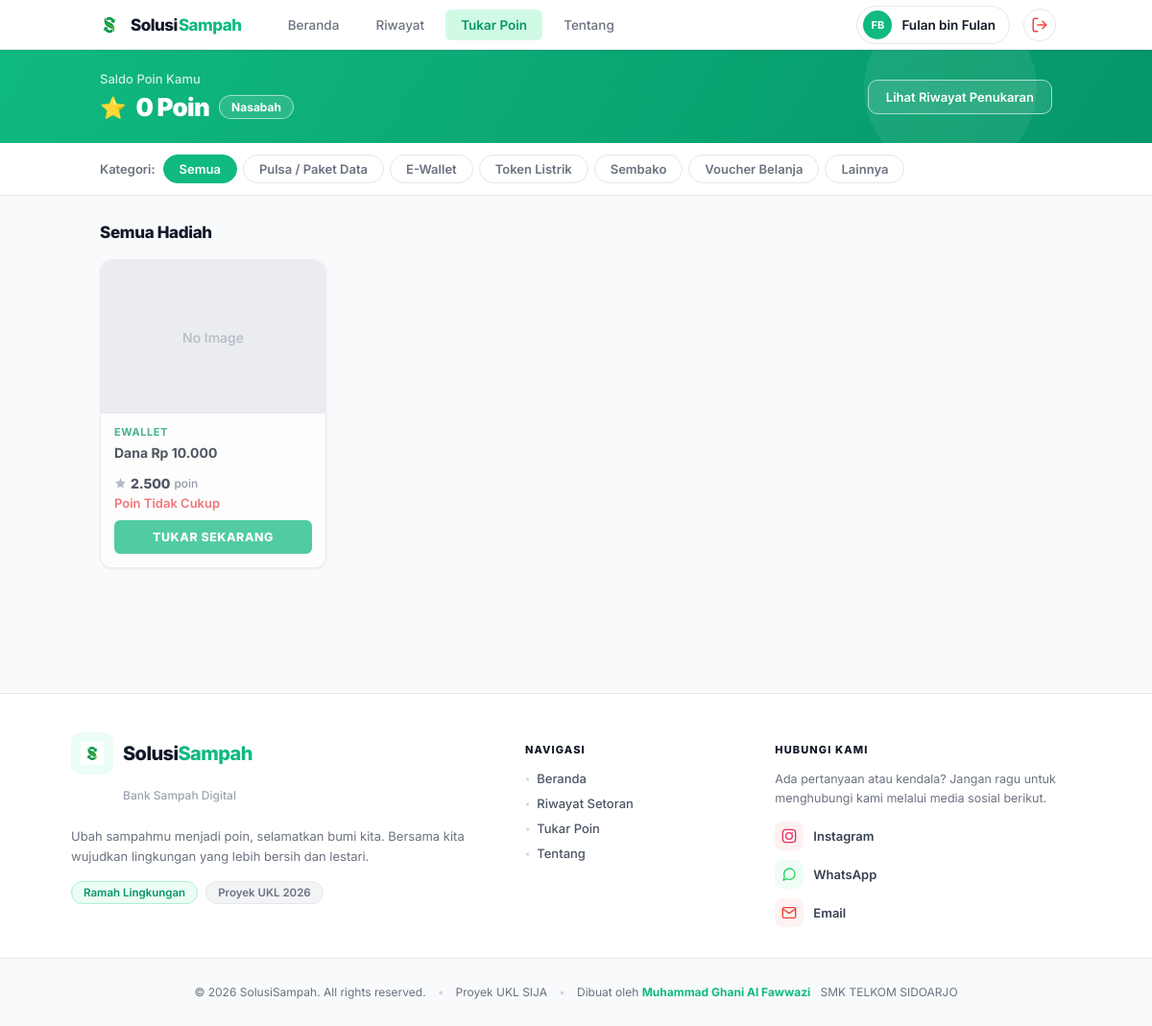
Before: /nasabah/tukar_poin.php (signed in) with the older database file.
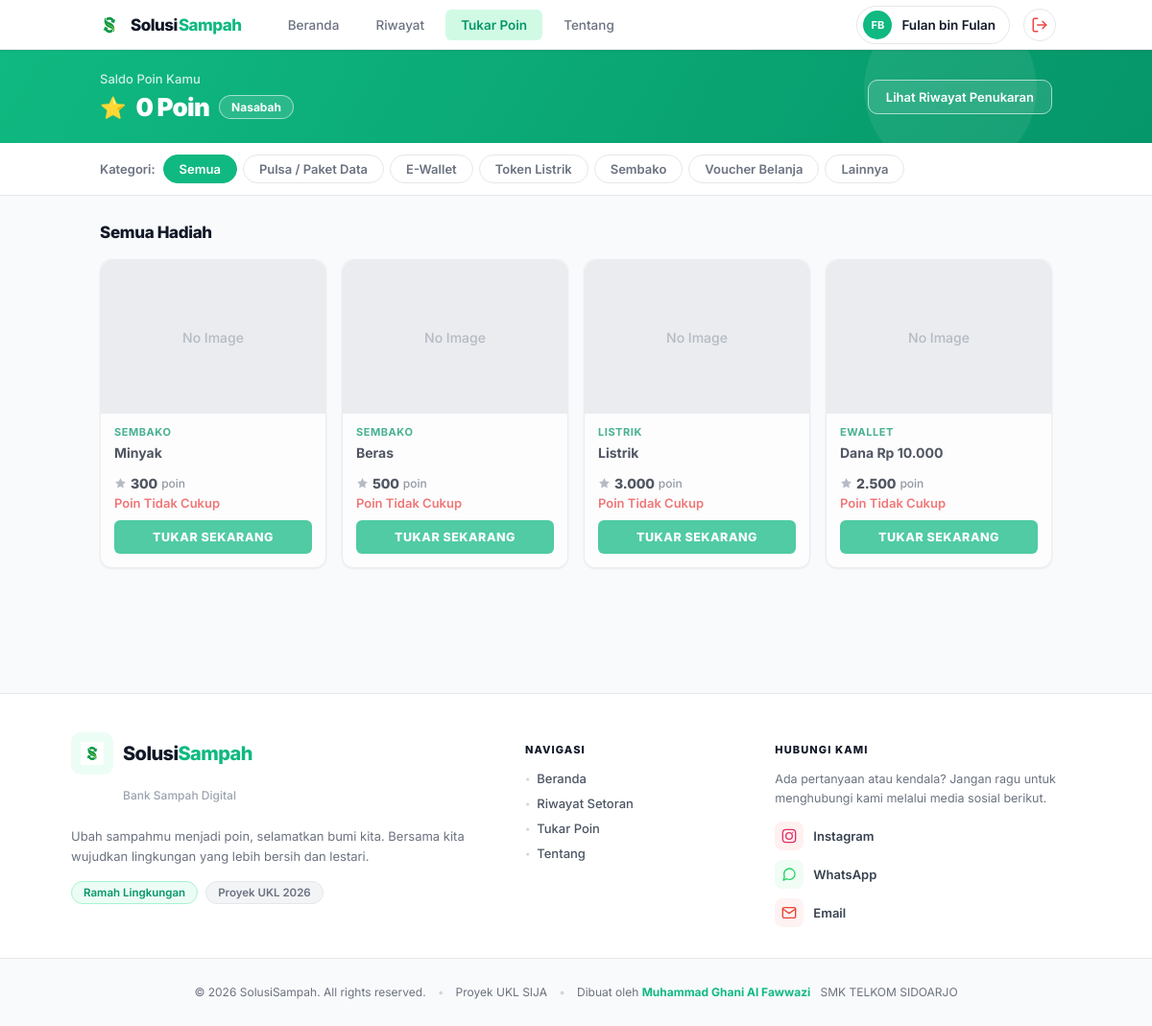
After: the same page with the newer database file.
### tables this page shows
CREATE TABLE `voucher_reward` (
  `id_voucher` int(11) NOT NULL,
  `nama_voucher` varchar(100) NOT NULL,
  `deskripsi` varchar(150) DEFAULT NULL,
  `biaya_poin` int(11) NOT NULL,
  `stok_voucher` int(11) NOT NULL,
  `gambar_voucher` varchar(255) DEFAULT NULL,
  `kategori_voucher` varchar(50) DEFAULT NULL
);

CREATE TABLE `nasabah` (
  `id_nasabah` int(11) NOT NULL,
  `id_account` int(11) NOT NULL,
  `nama_lengkap` varchar(100) DEFAULT NULL,
  `alamat` text DEFAULT NULL,
  `no_telp` varchar(15) DEFAULT NULL,
  `total_poin` int(11) DEFAULT 0
);

### nasabah/tukar_poin.php (the view, shortened to what the changed rows need)
<?php
include '../includes/config.php';
$id_account = $_SESSION['id_account'];
$qNasabah = mysqli_query($conn, "SELECT * FROM nasabah WHERE id_account = '$id_account'");
$nasabah = mysqli_fetch_assoc($qNasabah);
$saldo_poin = isset($nasabah['total_poin']) ? (int)$nasabah['total_poin'] : 0;
$query_reward = "SELECT * FROM voucher_reward";
$query_reward .= " ORDER BY id_voucher DESC";
$qRewards = mysqli_query($conn, $query_reward);
?>
<!DOCTYPE html>
<html lang="id">
<head>
    <link rel="stylesheet" href="../css/navbar_user.css">
    <link rel="stylesheet" href="../css/tukar_poin.css">
    <link rel="stylesheet" href="../css/footer_user.css">
</head>
<body>
<main class="katalog-main">
    <div class="katalog-container">
        <h2 class="katalog-section-title">Semua Hadiah</h2>
        <div class="katalog-grid">
            <?php
            if ($qRewards && mysqli_num_rows($qRewards) > 0):
                while ($row = mysqli_fetch_assoc($qRewards)):
                    $can_afford = $saldo_poin >= $row['biaya_poin'];
                    $has_stock = $row['stok_voucher'] > 0;
                    $card_class = "katalog-card";
                    if (!$has_stock || !$can_afford) {
                        $card_class .= " katalog-card-disabled";
                    }
            ?>
            <div class="<?= $card_class ?>">
                <div class="katalog-card-img-wrap" style="position: relative; height: 160px;">
                    <?php if (!empty($row['gambar_voucher'])): ?>
                        <img src="../<?= htmlspecialchars($row['gambar_voucher']) ?>" class="katalog-card-img" alt="<?= htmlspecialchars($row['nama_voucher']) ?>" style="width: 100%; height: 160px; object-fit: cover; display: block; border-radius: 12px 12px 0 0;">
                    <?php else: ?>
                        <div style="background-color: #E5E7EB; border-radius: 12px 12px 0 0; display: flex; align-items: center; justify-content: center; height: 100%; width: 100%;">
                            <span style="color: #9CA3AF; font-size: 14px; font-weight: 500;">No Image</span>
                        </div>
                    <?php endif; ?>
                </div>
                <div class="katalog-card-body">
                    <p class="katalog-card-kategori"><?= htmlspecialchars(ucfirst($row['kategori_voucher'])) ?></p>
                    <h3 class="katalog-card-name"><?= htmlspecialchars($row['nama_voucher']) ?></h3>
                    <div class="katalog-card-poin-row">
                        <div class="katalog-card-poin">
                            <svg width="13" height="13" viewBox="0 0 24 24" fill="<?= ($has_stock && $can_afford) ? '#F59E0B' : '#9CA3AF' ?>"><path d="M12 2l3.09 6.26L22 9.27l-5 4.87 1.18 6.88L12 17.77l-6.18 3.25L7 14.14 2 9.27l6.91-1.01L12 2z"/></svg>
                            <span class="katalog-card-poin-num"><?= number_format($row['biaya_poin'], 0, ',', '.') ?></span>
                            <span class="katalog-card-poin-label">poin</span>
                        </div>
                    </div>
                    <?php if (!$has_stock): ?>
                        <p class="katalog-card-stok habis" style="color: #EF4444; font-size: 13px; font-weight: 600; margin-top: auto;">Stok Habis</p>
                    <?php elseif (!$can_afford): ?>
                        <p class="katalog-card-stok kurang" style="color: #EF4444; font-size: 13px; font-weight: 600; margin-top: auto;">Poin Tidak Cukup</p>
                    <?php else: ?>
                        <p class="katalog-card-stok tersedia" style="color: #10B981; font-size: 13px; font-weight: 600; margin-top: auto;">Stok Tersedia (<?= $row['stok_voucher'] ?>)</p>
                    <?php endif; ?>
                </div>
                <div class="katalog-card-footer">
                    <?php if (!$has_stock): ?>
                        <button class="katalog-btn-tukar disabled" disabled>STOK HABIS</button>
                    <?php else: ?>
                        <button class="katalog-btn-tukar" onclick="tukarPoin(<?= $row['id_voucher'] ?>)">TUKAR SEKARANG</button>
                    <?php endif; ?>
                </div>
            </div>
            <?php
                endwhile;
            else:
            ?>
                <div style="grid-column: 1 / -1; text-align: center; padding: 40px; background: white; border-radius: 16px; border: 1px solid #E5E7EB;">
                    <p style="color: #6B7280; font-size: 15px;">Belum ada hadiah yang tersedia saat ini.</p>
                </div>
            <?php endif; ?>
        </div>
    </div>
</main>
<?php include '../includes/footer_user.php'; ?>
</body>
</html>

Changed rows visible on the page:
added voucher_reward: gambar_voucher "No Image", kategori_voucher "SEMBAKO", nama_voucher "Minyak", stok_voucher 11 (drawn), biaya_poin "300"
added voucher_reward: gambar_voucher "No Image", kategori_voucher "SEMBAKO", nama_voucher "Beras", stok_voucher 12 (drawn), biaya_poin "500"
added voucher_reward: gambar_voucher "No Image", kategori_voucher "LISTRIK", nama_voucher "Listrik", stok_voucher 21 (drawn), biaya_poin "3.000"
